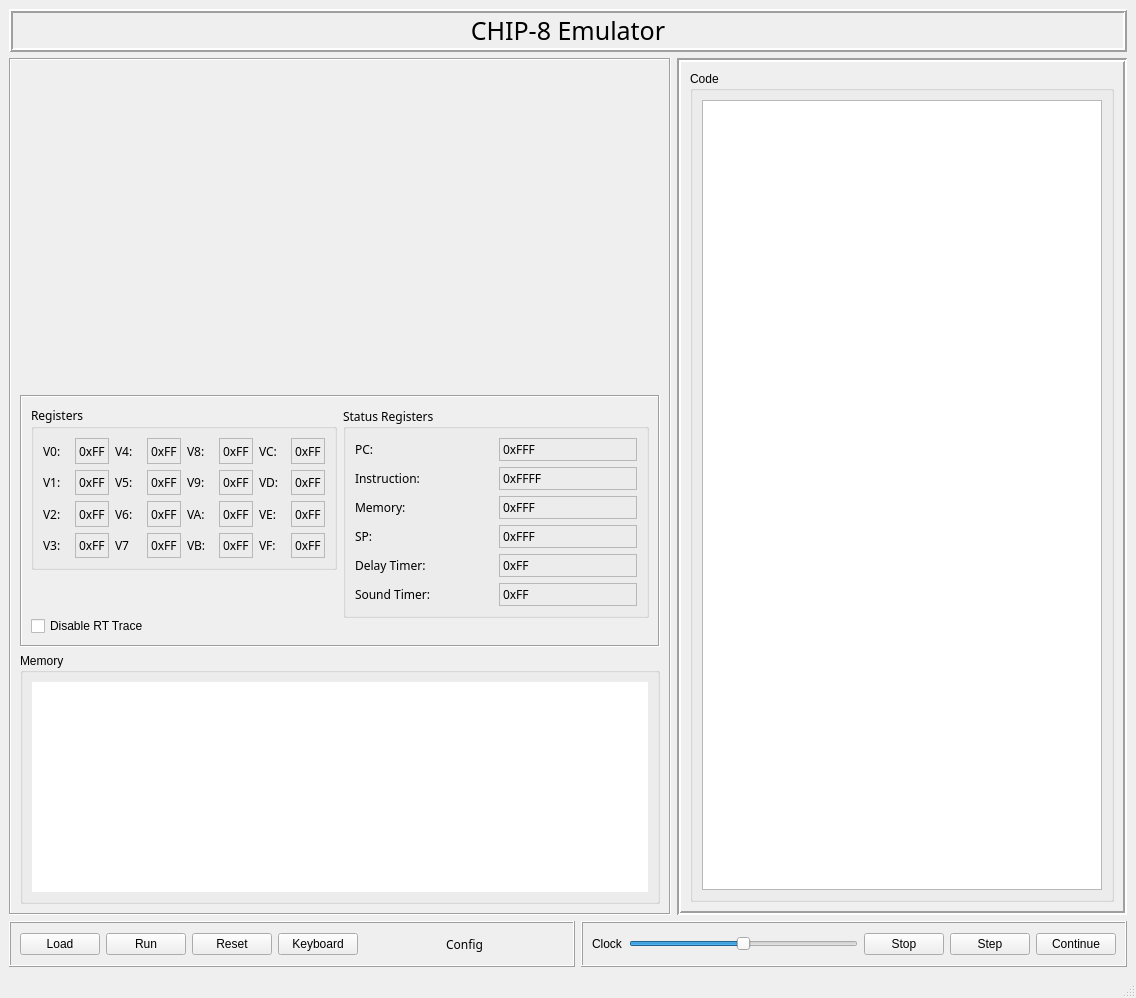
<?xml version="1.0" encoding="UTF-8"?>
<ui version="4.0">
 <class>Chip8MainWindow</class>
 <widget class="QMainWindow" name="Chip8MainWindow">
  <property name="geometry">
   <rect>
    <x>0</x>
    <y>0</y>
    <width>1026</width>
    <height>998</height>
   </rect>
  </property>
  <property name="windowTitle">
   <string>Chip-8 Emulator</string>
  </property>
  <widget class="QWidget" name="centralwidget">
   <layout class="QVBoxLayout" name="verticalLayout_10">
    <item>
     <layout class="QHBoxLayout" name="horizontalLayout_2">
      <item>
       <widget class="QLabel" name="label">
        <property name="sizePolicy">
         <sizepolicy hsizetype="Expanding" vsizetype="Preferred">
          <horstretch>0</horstretch>
          <verstretch>0</verstretch>
         </sizepolicy>
        </property>
        <property name="font">
         <font>
          <family>Droid Sans Japanese</family>
          <pointsize>19</pointsize>
         </font>
        </property>
        <property name="frameShape">
         <enum>QFrame::Shape::Box</enum>
        </property>
        <property name="frameShadow">
         <enum>QFrame::Shadow::Raised</enum>
        </property>
        <property name="lineWidth">
         <number>2</number>
        </property>
        <property name="text">
         <string>CHIP-8 Emulator</string>
        </property>
        <property name="alignment">
         <set>Qt::AlignmentFlag::AlignCenter</set>
        </property>
       </widget>
      </item>
     </layout>
    </item>
    <item>
     <layout class="QHBoxLayout" name="horizontalLayout">
      <item>
       <layout class="QVBoxLayout" name="verticalLayout_4">
        <item>
         <widget class="QFrame" name="frame">
          <property name="sizePolicy">
           <sizepolicy hsizetype="Expanding" vsizetype="Preferred">
            <horstretch>0</horstretch>
            <verstretch>0</verstretch>
           </sizepolicy>
          </property>
          <property name="frameShape">
           <enum>QFrame::Shape::Box</enum>
          </property>
          <property name="frameShadow">
           <enum>QFrame::Shadow::Sunken</enum>
          </property>
          <layout class="QVBoxLayout" name="verticalLayout_3">
           <item>
            <widget class="DisplayWidget" name="displayWidget" native="true">
             <property name="minimumSize">
              <size>
               <width>640</width>
               <height>320</height>
              </size>
             </property>
             <property name="backgroundBrush" stdset="0">
              <brush brushstyle="NoBrush">
               <color alpha="255">
                <red>255</red>
                <green>255</green>
                <blue>255</blue>
               </color>
              </brush>
             </property>
             <property name="foregroundBrush" stdset="0">
              <brush brushstyle="NoBrush">
               <color alpha="255">
                <red>0</red>
                <green>0</green>
                <blue>0</blue>
               </color>
              </brush>
             </property>
            </widget>
           </item>
           <item>
            <widget class="QFrame" name="frame_3">
             <property name="sizePolicy">
              <sizepolicy hsizetype="Expanding" vsizetype="Minimum">
               <horstretch>0</horstretch>
               <verstretch>0</verstretch>
              </sizepolicy>
             </property>
             <property name="frameShape">
              <enum>QFrame::Shape::Box</enum>
             </property>
             <property name="frameShadow">
              <enum>QFrame::Shadow::Sunken</enum>
             </property>
             <layout class="QHBoxLayout" name="horizontalLayout_20">
              <item>
               <layout class="QVBoxLayout" name="verticalLayout_9">
                <item>
                 <widget class="QGroupBox" name="register_groupBox">
                  <property name="sizePolicy">
                   <sizepolicy hsizetype="Preferred" vsizetype="Minimum">
                    <horstretch>0</horstretch>
                    <verstretch>0</verstretch>
                   </sizepolicy>
                  </property>
                  <property name="font">
                   <font>
                    <family>Droid Sans Japanese</family>
                   </font>
                  </property>
                  <property name="title">
                   <string>Registers</string>
                  </property>
                  <layout class="QGridLayout" name="gridLayout">
                   <item row="0" column="0">
                    <layout class="QHBoxLayout" name="horizontalLayout_3">
                     <item>
                      <widget class="QLabel" name="label_2">
                       <property name="text">
                        <string>V0:</string>
                       </property>
                      </widget>
                     </item>
                     <item>
                      <widget class="QLabel" name="V0_Label">
                       <property name="frameShape">
                        <enum>QFrame::Shape::StyledPanel</enum>
                       </property>
                       <property name="frameShadow">
                        <enum>QFrame::Shadow::Raised</enum>
                       </property>
                       <property name="text">
                        <string>0xFF</string>
                       </property>
                      </widget>
                     </item>
                    </layout>
                   </item>
                   <item row="0" column="1">
                    <layout class="QHBoxLayout" name="horizontalLayout_7">
                     <item>
                      <widget class="QLabel" name="label_10">
                       <property name="text">
                        <string>V4:</string>
                       </property>
                      </widget>
                     </item>
                     <item>
                      <widget class="QLabel" name="V4_Label">
                       <property name="frameShape">
                        <enum>QFrame::Shape::StyledPanel</enum>
                       </property>
                       <property name="frameShadow">
                        <enum>QFrame::Shadow::Raised</enum>
                       </property>
                       <property name="text">
                        <string>0xFF</string>
                       </property>
                      </widget>
                     </item>
                    </layout>
                   </item>
                   <item row="0" column="2">
                    <layout class="QHBoxLayout" name="horizontalLayout_11">
                     <item>
                      <widget class="QLabel" name="label_18">
                       <property name="text">
                        <string>V8:</string>
                       </property>
                      </widget>
                     </item>
                     <item>
                      <widget class="QLabel" name="V8_Label">
                       <property name="frameShape">
                        <enum>QFrame::Shape::StyledPanel</enum>
                       </property>
                       <property name="frameShadow">
                        <enum>QFrame::Shadow::Raised</enum>
                       </property>
                       <property name="text">
                        <string>0xFF</string>
                       </property>
                      </widget>
                     </item>
                    </layout>
                   </item>
                   <item row="0" column="3">
                    <layout class="QHBoxLayout" name="horizontalLayout_15">
                     <item>
                      <widget class="QLabel" name="label_26">
                       <property name="text">
                        <string>VC:</string>
                       </property>
                      </widget>
                     </item>
                     <item>
                      <widget class="QLabel" name="VC_Label">
                       <property name="frameShape">
                        <enum>QFrame::Shape::StyledPanel</enum>
                       </property>
                       <property name="frameShadow">
                        <enum>QFrame::Shadow::Raised</enum>
                       </property>
                       <property name="text">
                        <string>0xFF</string>
                       </property>
                      </widget>
                     </item>
                    </layout>
                   </item>
                   <item row="1" column="0">
                    <layout class="QHBoxLayout" name="horizontalLayout_4">
                     <item>
                      <widget class="QLabel" name="label_4">
                       <property name="text">
                        <string>V1:</string>
                       </property>
                      </widget>
                     </item>
                     <item>
                      <widget class="QLabel" name="V1_Label">
                       <property name="frameShape">
                        <enum>QFrame::Shape::StyledPanel</enum>
                       </property>
                       <property name="frameShadow">
                        <enum>QFrame::Shadow::Raised</enum>
                       </property>
                       <property name="text">
                        <string>0xFF</string>
                       </property>
                      </widget>
                     </item>
                    </layout>
                   </item>
                   <item row="1" column="1">
                    <layout class="QHBoxLayout" name="horizontalLayout_8">
                     <item>
                      <widget class="QLabel" name="label_12">
                       <property name="text">
                        <string>V5:</string>
                       </property>
                      </widget>
                     </item>
                     <item>
                      <widget class="QLabel" name="V5_Label">
                       <property name="frameShape">
                        <enum>QFrame::Shape::StyledPanel</enum>
                       </property>
                       <property name="frameShadow">
                        <enum>QFrame::Shadow::Raised</enum>
                       </property>
                       <property name="text">
                        <string>0xFF</string>
                       </property>
                      </widget>
                     </item>
                    </layout>
                   </item>
                   <item row="1" column="2">
                    <layout class="QHBoxLayout" name="horizontalLayout_12">
                     <item>
                      <widget class="QLabel" name="label_20">
                       <property name="text">
                        <string>V9:</string>
                       </property>
                      </widget>
                     </item>
                     <item>
                      <widget class="QLabel" name="V9_Label">
                       <property name="frameShape">
                        <enum>QFrame::Shape::StyledPanel</enum>
                       </property>
                       <property name="frameShadow">
                        <enum>QFrame::Shadow::Raised</enum>
                       </property>
                       <property name="text">
                        <string>0xFF</string>
                       </property>
                      </widget>
                     </item>
                    </layout>
                   </item>
                   <item row="1" column="3">
                    <layout class="QHBoxLayout" name="horizontalLayout_16">
                     <item>
                      <widget class="QLabel" name="label_28">
                       <property name="text">
                        <string>VD:</string>
                       </property>
                      </widget>
                     </item>
                     <item>
                      <widget class="QLabel" name="VD_Label">
                       <property name="frameShape">
                        <enum>QFrame::Shape::StyledPanel</enum>
                       </property>
                       <property name="frameShadow">
                        <enum>QFrame::Shadow::Raised</enum>
                       </property>
                       <property name="text">
                        <string>0xFF</string>
                       </property>
                      </widget>
                     </item>
                    </layout>
                   </item>
                   <item row="2" column="0">
                    <layout class="QHBoxLayout" name="horizontalLayout_5">
                     <item>
                      <widget class="QLabel" name="label_6">
                       <property name="text">
                        <string>V2:</string>
                       </property>
                      </widget>
                     </item>
                     <item>
                      <widget class="QLabel" name="V2_Label">
                       <property name="frameShape">
                        <enum>QFrame::Shape::StyledPanel</enum>
                       </property>
                       <property name="frameShadow">
                        <enum>QFrame::Shadow::Raised</enum>
                       </property>
                       <property name="text">
                        <string>0xFF</string>
                       </property>
                      </widget>
                     </item>
                    </layout>
                   </item>
                   <item row="2" column="1">
                    <layout class="QHBoxLayout" name="horizontalLayout_9">
                     <item>
                      <widget class="QLabel" name="label_14">
                       <property name="text">
                        <string>V6:</string>
                       </property>
                      </widget>
                     </item>
                     <item>
                      <widget class="QLabel" name="V6_Label">
                       <property name="frameShape">
                        <enum>QFrame::Shape::StyledPanel</enum>
                       </property>
                       <property name="frameShadow">
                        <enum>QFrame::Shadow::Raised</enum>
                       </property>
                       <property name="text">
                        <string>0xFF</string>
                       </property>
                      </widget>
                     </item>
                    </layout>
                   </item>
                   <item row="2" column="2">
                    <layout class="QHBoxLayout" name="horizontalLayout_13">
                     <item>
                      <widget class="QLabel" name="label_22">
                       <property name="text">
                        <string>VA:</string>
                       </property>
                      </widget>
                     </item>
                     <item>
                      <widget class="QLabel" name="VA_Label">
                       <property name="frameShape">
                        <enum>QFrame::Shape::StyledPanel</enum>
                       </property>
                       <property name="frameShadow">
                        <enum>QFrame::Shadow::Raised</enum>
                       </property>
                       <property name="text">
                        <string>0xFF</string>
                       </property>
                      </widget>
                     </item>
                    </layout>
                   </item>
                   <item row="2" column="3">
                    <layout class="QHBoxLayout" name="horizontalLayout_17">
                     <item>
                      <widget class="QLabel" name="label_30">
                       <property name="text">
                        <string>VE:</string>
                       </property>
                      </widget>
                     </item>
                     <item>
                      <widget class="QLabel" name="VE_Label">
                       <property name="frameShape">
                        <enum>QFrame::Shape::StyledPanel</enum>
                       </property>
                       <property name="frameShadow">
                        <enum>QFrame::Shadow::Raised</enum>
                       </property>
                       <property name="text">
                        <string>0xFF</string>
                       </property>
                      </widget>
                     </item>
                    </layout>
                   </item>
                   <item row="3" column="0">
                    <layout class="QHBoxLayout" name="horizontalLayout_6">
                     <item>
                      <widget class="QLabel" name="label_8">
                       <property name="text">
                        <string>V3:</string>
                       </property>
                      </widget>
                     </item>
                     <item>
                      <widget class="QLabel" name="V3_Label">
                       <property name="frameShape">
                        <enum>QFrame::Shape::StyledPanel</enum>
                       </property>
                       <property name="frameShadow">
                        <enum>QFrame::Shadow::Raised</enum>
                       </property>
                       <property name="text">
                        <string>0xFF</string>
                       </property>
                      </widget>
                     </item>
                    </layout>
                   </item>
                   <item row="3" column="1">
                    <layout class="QHBoxLayout" name="horizontalLayout_10">
                     <item>
                      <widget class="QLabel" name="label_16">
                       <property name="text">
                        <string>V7</string>
                       </property>
                      </widget>
                     </item>
                     <item>
                      <widget class="QLabel" name="V7_Label">
                       <property name="frameShape">
                        <enum>QFrame::Shape::StyledPanel</enum>
                       </property>
                       <property name="frameShadow">
                        <enum>QFrame::Shadow::Raised</enum>
                       </property>
                       <property name="text">
                        <string>0xFF</string>
                       </property>
                      </widget>
                     </item>
                    </layout>
                   </item>
                   <item row="3" column="2">
                    <layout class="QHBoxLayout" name="horizontalLayout_14">
                     <item>
                      <widget class="QLabel" name="label_24">
                       <property name="text">
                        <string>VB:</string>
                       </property>
                      </widget>
                     </item>
                     <item>
                      <widget class="QLabel" name="VB_Label">
                       <property name="frameShape">
                        <enum>QFrame::Shape::StyledPanel</enum>
                       </property>
                       <property name="frameShadow">
                        <enum>QFrame::Shadow::Raised</enum>
                       </property>
                       <property name="text">
                        <string>0xFF</string>
                       </property>
                      </widget>
                     </item>
                    </layout>
                   </item>
                   <item row="3" column="3">
                    <layout class="QHBoxLayout" name="horizontalLayout_18">
                     <item>
                      <widget class="QLabel" name="label_32">
                       <property name="text">
                        <string>VF:</string>
                       </property>
                      </widget>
                     </item>
                     <item>
                      <widget class="QLabel" name="VF_Label">
                       <property name="frameShape">
                        <enum>QFrame::Shape::StyledPanel</enum>
                       </property>
                       <property name="frameShadow">
                        <enum>QFrame::Shadow::Raised</enum>
                       </property>
                       <property name="text">
                        <string>0xFF</string>
                       </property>
                      </widget>
                     </item>
                    </layout>
                   </item>
                  </layout>
                 </widget>
                </item>
                <item>
                 <spacer name="verticalSpacer">
                  <property name="orientation">
                   <enum>Qt::Orientation::Vertical</enum>
                  </property>
                  <property name="sizeType">
                   <enum>QSizePolicy::Policy::Minimum</enum>
                  </property>
                  <property name="sizeHint" stdset="0">
                   <size>
                    <width>20</width>
                    <height>40</height>
                   </size>
                  </property>
                 </spacer>
                </item>
                <item>
                 <widget class="QCheckBox" name="rtTraceCheckBox">
                  <property name="text">
                   <string>Disable RT Trace</string>
                  </property>
                 </widget>
                </item>
               </layout>
              </item>
              <item>
               <layout class="QVBoxLayout" name="verticalLayout_8">
                <item>
                 <widget class="QGroupBox" name="status_reg_groupBox">
                  <property name="sizePolicy">
                   <sizepolicy hsizetype="Preferred" vsizetype="Minimum">
                    <horstretch>0</horstretch>
                    <verstretch>0</verstretch>
                   </sizepolicy>
                  </property>
                  <property name="font">
                   <font>
                    <family>Droid Sans Japanese</family>
                    <bold>false</bold>
                   </font>
                  </property>
                  <property name="title">
                   <string>Status Registers</string>
                  </property>
                  <property name="alignment">
                   <set>Qt::AlignmentFlag::AlignLeading|Qt::AlignmentFlag::AlignLeft|Qt::AlignmentFlag::AlignVCenter</set>
                  </property>
                  <property name="flat">
                   <bool>false</bool>
                  </property>
                  <layout class="QVBoxLayout" name="verticalLayout_7">
                   <item>
                    <layout class="QHBoxLayout" name="horizontalLayout_19">
                     <item>
                      <layout class="QVBoxLayout" name="verticalLayout_6">
                       <item>
                        <widget class="QLabel" name="label_34">
                         <property name="text">
                          <string>PC:</string>
                         </property>
                        </widget>
                       </item>
                       <item>
                        <widget class="QLabel" name="label_74">
                         <property name="text">
                          <string>Instruction:</string>
                         </property>
                        </widget>
                       </item>
                       <item>
                        <widget class="QLabel" name="label_76">
                         <property name="text">
                          <string>Memory:</string>
                         </property>
                        </widget>
                       </item>
                       <item>
                        <widget class="QLabel" name="label_36">
                         <property name="text">
                          <string>SP:</string>
                         </property>
                        </widget>
                       </item>
                       <item>
                        <widget class="QLabel" name="label_78">
                         <property name="text">
                          <string>Delay Timer:</string>
                         </property>
                        </widget>
                       </item>
                       <item>
                        <widget class="QLabel" name="label_80">
                         <property name="text">
                          <string>Sound Timer:</string>
                         </property>
                        </widget>
                       </item>
                      </layout>
                     </item>
                     <item>
                      <layout class="QVBoxLayout" name="verticalLayout_2">
                       <item>
                        <widget class="QLabel" name="pcRegLabel">
                         <property name="frameShape">
                          <enum>QFrame::Shape::StyledPanel</enum>
                         </property>
                         <property name="frameShadow">
                          <enum>QFrame::Shadow::Raised</enum>
                         </property>
                         <property name="text">
                          <string>0xFFF</string>
                         </property>
                        </widget>
                       </item>
                       <item>
                        <widget class="QLabel" name="InstructionLabel">
                         <property name="frameShape">
                          <enum>QFrame::Shape::StyledPanel</enum>
                         </property>
                         <property name="frameShadow">
                          <enum>QFrame::Shadow::Raised</enum>
                         </property>
                         <property name="text">
                          <string>0xFFFF</string>
                         </property>
                        </widget>
                       </item>
                       <item>
                        <widget class="QLabel" name="memRegLabel">
                         <property name="frameShape">
                          <enum>QFrame::Shape::StyledPanel</enum>
                         </property>
                         <property name="frameShadow">
                          <enum>QFrame::Shadow::Raised</enum>
                         </property>
                         <property name="text">
                          <string>0xFFF</string>
                         </property>
                        </widget>
                       </item>
                       <item>
                        <widget class="QLabel" name="spRegLabel">
                         <property name="frameShape">
                          <enum>QFrame::Shape::StyledPanel</enum>
                         </property>
                         <property name="frameShadow">
                          <enum>QFrame::Shadow::Raised</enum>
                         </property>
                         <property name="text">
                          <string>0xFFF</string>
                         </property>
                        </widget>
                       </item>
                       <item>
                        <widget class="QLabel" name="tdRegLabel">
                         <property name="frameShape">
                          <enum>QFrame::Shape::StyledPanel</enum>
                         </property>
                         <property name="frameShadow">
                          <enum>QFrame::Shadow::Raised</enum>
                         </property>
                         <property name="text">
                          <string>0xFF</string>
                         </property>
                        </widget>
                       </item>
                       <item>
                        <widget class="QLabel" name="tsRegLabel">
                         <property name="frameShape">
                          <enum>QFrame::Shape::StyledPanel</enum>
                         </property>
                         <property name="frameShadow">
                          <enum>QFrame::Shadow::Raised</enum>
                         </property>
                         <property name="text">
                          <string>0xFF</string>
                         </property>
                        </widget>
                       </item>
                      </layout>
                     </item>
                    </layout>
                   </item>
                  </layout>
                 </widget>
                </item>
                <item>
                 <spacer name="verticalSpacer_2">
                  <property name="orientation">
                   <enum>Qt::Orientation::Vertical</enum>
                  </property>
                  <property name="sizeType">
                   <enum>QSizePolicy::Policy::Minimum</enum>
                  </property>
                  <property name="sizeHint" stdset="0">
                   <size>
                    <width>20</width>
                    <height>18</height>
                   </size>
                  </property>
                 </spacer>
                </item>
               </layout>
              </item>
             </layout>
            </widget>
           </item>
           <item>
            <widget class="QGroupBox" name="groupBox_2">
             <property name="title">
              <string>Memory</string>
             </property>
             <layout class="QVBoxLayout" name="verticalLayout_11">
              <item>
               <widget class="QTableView" name="memoryTableView">
                <property name="sizePolicy">
                 <sizepolicy hsizetype="Expanding" vsizetype="Preferred">
                  <horstretch>0</horstretch>
                  <verstretch>0</verstretch>
                 </sizepolicy>
                </property>
                <property name="minimumSize">
                 <size>
                  <width>0</width>
                  <height>30</height>
                 </size>
                </property>
                <property name="maximumSize">
                 <size>
                  <width>16777215</width>
                  <height>300</height>
                 </size>
                </property>
                <property name="frameShape">
                 <enum>QFrame::Shape::NoFrame</enum>
                </property>
                <property name="showGrid">
                 <bool>false</bool>
                </property>
               </widget>
              </item>
             </layout>
            </widget>
           </item>
          </layout>
         </widget>
        </item>
       </layout>
      </item>
      <item>
       <widget class="QFrame" name="frame_2">
        <property name="sizePolicy">
         <sizepolicy hsizetype="Preferred" vsizetype="Expanding">
          <horstretch>0</horstretch>
          <verstretch>0</verstretch>
         </sizepolicy>
        </property>
        <property name="minimumSize">
         <size>
          <width>450</width>
          <height>0</height>
         </size>
        </property>
        <property name="maximumSize">
         <size>
          <width>300</width>
          <height>16777215</height>
         </size>
        </property>
        <property name="frameShape">
         <enum>QFrame::Shape::Box</enum>
        </property>
        <property name="frameShadow">
         <enum>QFrame::Shadow::Sunken</enum>
        </property>
        <property name="lineWidth">
         <number>2</number>
        </property>
        <layout class="QVBoxLayout" name="verticalLayout_5">
         <item>
          <widget class="QGroupBox" name="groupBox">
           <property name="sizePolicy">
            <sizepolicy hsizetype="Preferred" vsizetype="Expanding">
             <horstretch>0</horstretch>
             <verstretch>0</verstretch>
            </sizepolicy>
           </property>
           <property name="minimumSize">
            <size>
             <width>0</width>
             <height>0</height>
            </size>
           </property>
           <property name="title">
            <string>Code</string>
           </property>
           <layout class="QVBoxLayout" name="verticalLayout">
            <item>
             <widget class="QTableView" name="codeTableView"/>
            </item>
           </layout>
          </widget>
         </item>
        </layout>
       </widget>
      </item>
     </layout>
    </item>
    <item>
     <layout class="QHBoxLayout" name="horizontalLayout_24">
      <item>
       <widget class="QFrame" name="frame_5">
        <property name="frameShape">
         <enum>QFrame::Shape::Box</enum>
        </property>
        <property name="frameShadow">
         <enum>QFrame::Shadow::Raised</enum>
        </property>
        <layout class="QHBoxLayout" name="horizontalLayout_23">
         <item>
          <widget class="QPushButton" name="loadButton">
           <property name="text">
            <string>Load</string>
           </property>
           <property name="checkable">
            <bool>false</bool>
           </property>
          </widget>
         </item>
         <item>
          <widget class="QPushButton" name="runButton">
           <property name="text">
            <string>Run</string>
           </property>
          </widget>
         </item>
         <item>
          <widget class="QPushButton" name="resetButton">
           <property name="text">
            <string>Reset</string>
           </property>
          </widget>
         </item>
         <item>
          <widget class="QPushButton" name="keyboardButton">
           <property name="text">
            <string>Keyboard</string>
           </property>
          </widget>
         </item>
         <item>
          <spacer name="horizontalSpacer">
           <property name="orientation">
            <enum>Qt::Orientation::Horizontal</enum>
           </property>
           <property name="sizeHint" stdset="0">
            <size>
             <width>75</width>
             <height>20</height>
            </size>
           </property>
          </spacer>
         </item>
         <item>
          <widget class="QToolButton" name="toolButton">
           <property name="font">
            <font>
             <family>Droid Sans Japanese</family>
            </font>
           </property>
           <property name="text">
            <string notr="true">Config</string>
           </property>
           <property name="iconSize">
            <size>
             <width>32</width>
             <height>32</height>
            </size>
           </property>
           <property name="autoRaise">
            <bool>true</bool>
           </property>
          </widget>
         </item>
         <item>
          <spacer name="horizontalSpacer_2">
           <property name="orientation">
            <enum>Qt::Orientation::Horizontal</enum>
           </property>
           <property name="sizeHint" stdset="0">
            <size>
             <width>74</width>
             <height>20</height>
            </size>
           </property>
          </spacer>
         </item>
        </layout>
       </widget>
      </item>
      <item>
       <widget class="QFrame" name="frame_4">
        <property name="frameShape">
         <enum>QFrame::Shape::Box</enum>
        </property>
        <property name="frameShadow">
         <enum>QFrame::Shadow::Raised</enum>
        </property>
        <layout class="QHBoxLayout" name="horizontalLayout_22">
         <item>
          <layout class="QHBoxLayout" name="horizontalLayout_21">
           <item>
            <widget class="QLabel" name="label_38">
             <property name="text">
              <string>Clock</string>
             </property>
            </widget>
           </item>
           <item>
            <widget class="QSlider" name="clockFreqSlider">
             <property name="minimum">
              <number>0</number>
             </property>
             <property name="maximum">
              <number>100</number>
             </property>
             <property name="singleStep">
              <number>1</number>
             </property>
             <property name="pageStep">
              <number>100</number>
             </property>
             <property name="value">
              <number>50</number>
             </property>
             <property name="sliderPosition">
              <number>50</number>
             </property>
             <property name="orientation">
              <enum>Qt::Orientation::Horizontal</enum>
             </property>
             <property name="tickPosition">
              <enum>QSlider::TickPosition::NoTicks</enum>
             </property>
            </widget>
           </item>
          </layout>
         </item>
         <item>
          <widget class="QPushButton" name="stopExecutionButton">
           <property name="text">
            <string>Stop</string>
           </property>
          </widget>
         </item>
         <item>
          <widget class="QPushButton" name="singleStepButton">
           <property name="text">
            <string>Step</string>
           </property>
          </widget>
         </item>
         <item>
          <widget class="QPushButton" name="continueButton">
           <property name="text">
            <string>Continue</string>
           </property>
          </widget>
         </item>
        </layout>
       </widget>
      </item>
     </layout>
    </item>
   </layout>
  </widget>
  <widget class="QMenuBar" name="menuBar">
   <property name="geometry">
    <rect>
     <x>0</x>
     <y>0</y>
     <width>1026</width>
     <height>26</height>
    </rect>
   </property>
  </widget>
  <widget class="QStatusBar" name="statusbar"/>
 </widget>
 <customwidgets>
  <customwidget>
   <class>DisplayWidget</class>
   <extends>QWidget</extends>
   <header location="global">gui.displaywidget</header>
   <container>1</container>
  </customwidget>
 </customwidgets>
 <resources/>
 <connections/>
</ui>
